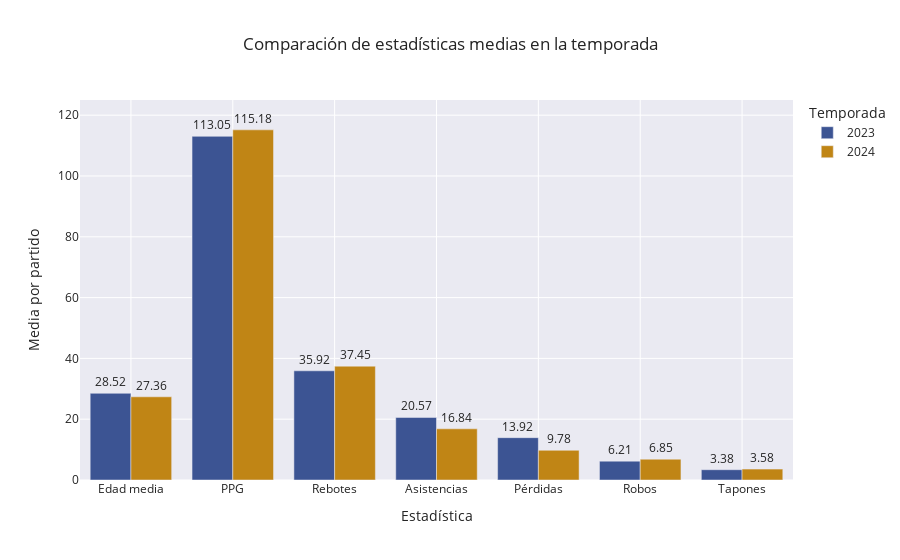

Write notebook code for a chart like this one.
### Markdown cell above
Mostramos en una gráfica la comparación:

### Code cell
categories = ["Edad media", "PPG", "Rebotes", "Asistencias", "Pérdidas", "Robos", "Tapones"]

values1 = df_comp_23_24.loc["2023", ["player_age", 'ppg', 'reb', 'ast', 'turnovers', 'steals', 'blocks']]
values2 = df_comp_23_24.loc["2024", ["player_age", 'ppg', 'reb', 'ast', 'turnovers', 'steals', 'blocks']]


seasons = ["2023", "2024"]
x_title = 'Estadística'
y_title = 'Media por partido'


fig = go.Figure(data=[
    go.Bar(name=seasons[0], x=categories, y=values1, text=[f"{val:.2f}" for val in values1], textposition='outside', marker_color=colors[0] ),
    go.Bar(name=seasons[1], x=categories, y=values2, text=[f"{val:.2f}" for val in values2], textposition='outside', marker_color=colors[1] )
])



fig.update_layout(
    title='Comparación de estadísticas medias en la temporada',
    xaxis_title=x_title,
    yaxis_title=y_title,
    barmode='group',
    legend=dict(title='Temporada'),
    yaxis=dict(range=[0, 125]),
    template="seaborn"
)

fig.show()

### Figure 1 — Plotly figure (JSON) as saved in the notebook; plotly's stock layout.template omitted (floating-point values rounded to 4 significant figures)
{"data": [{"marker": {"color": "#3c5493"}, "name": "2023", "text": ["28.52", "113.05", "35.92", "20.57", "13.92", "6.21", "3.38"], "textposition": "outside", "type": "bar", "x": ["Edad media", "PPG", "Rebotes", "Asistencias", "Pérdidas", "Robos", "Tapones"], "y": [28.52, 113.1, 35.92, 20.57, 13.92, 6.208, 3.385]}, {"marker": {"color": "#c08515"}, "name": "2024", "text": ["27.36", "115.18", "37.45", "16.84", "9.78", "6.85", "3.58"], "textposition": "outside", "type": "bar", "x": ["Edad media", "PPG", "Rebotes", "Asistencias", "Pérdidas", "Robos", "Tapones"], "y": [27.36, 115.2, 37.45, 16.84, 9.781, 6.848, 3.582]}], "layout": {"barmode": "group", "legend": {"title": {"text": "Temporada"}}, "title": {"text": "Comparación de estadísticas medias en la temporada"}, "xaxis": {"title": {"text": "Estadística"}}, "yaxis": {"range": [0, 125], "title": {"text": "Media por partido"}}}}
